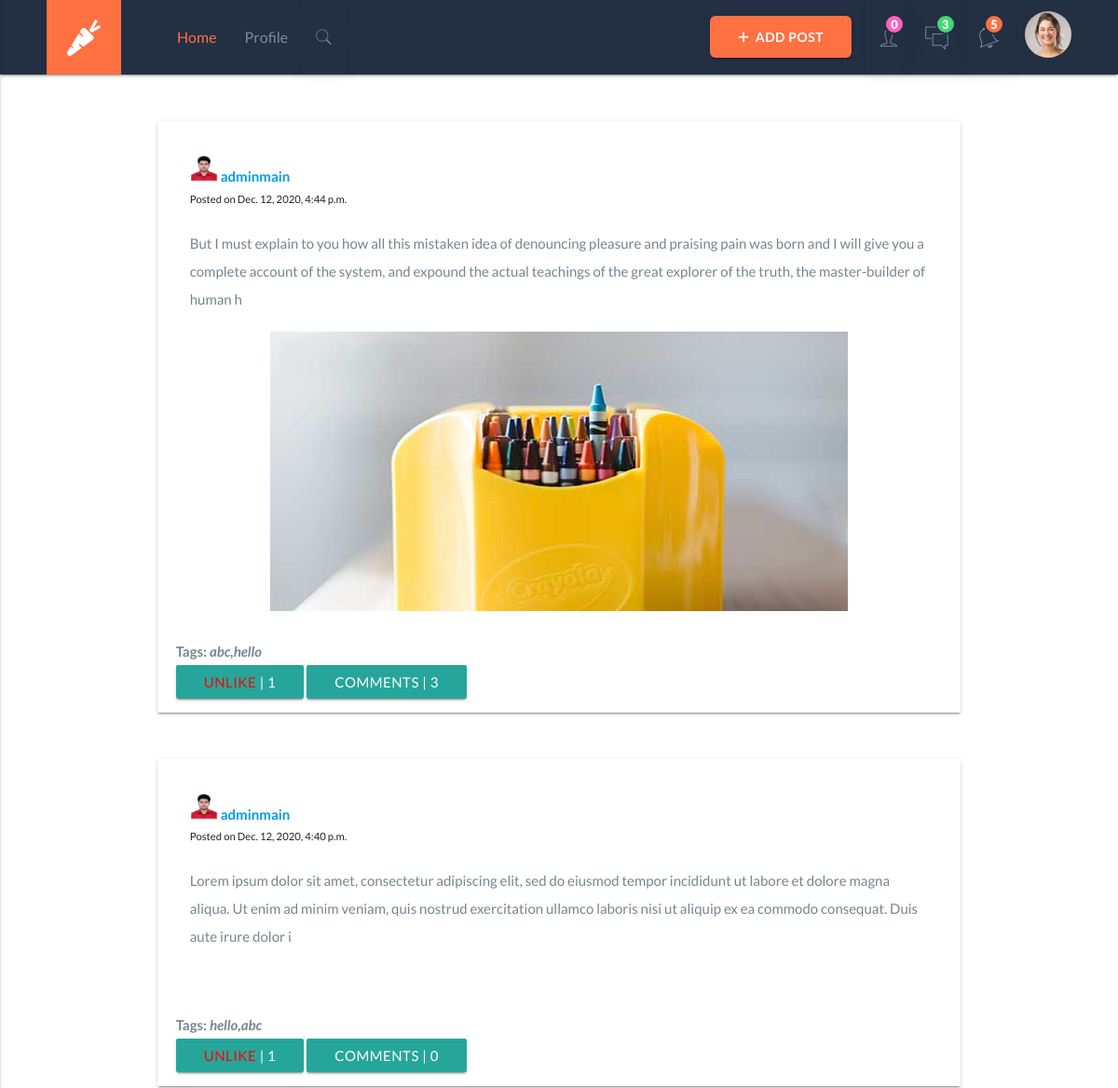
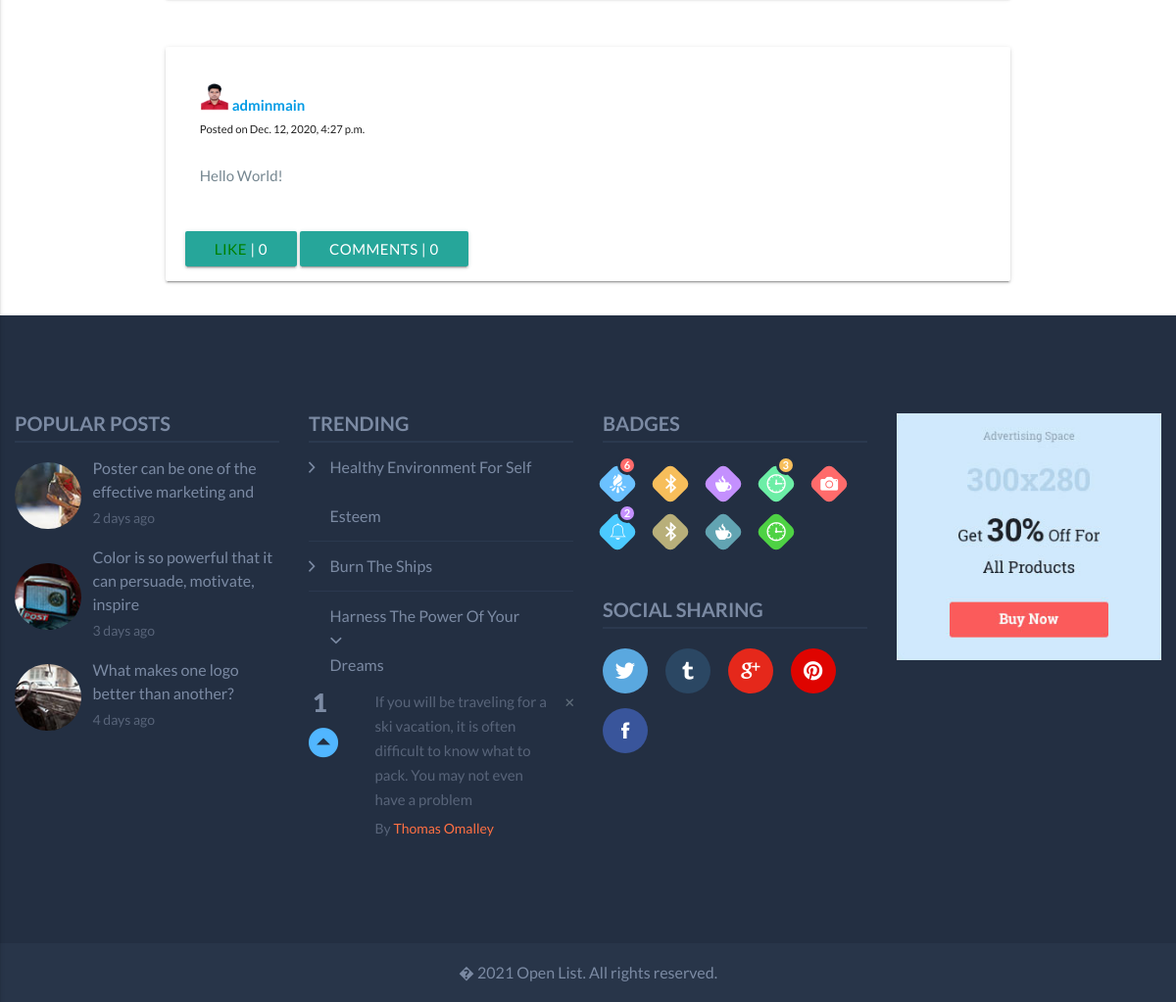
The page /user_posts/adminmain (signed in) on the database its author committed (2 pictures, top to bottom).
### users/models.py (models this page shows, shortened)
class Profile(models.Model):
	user = models.OneToOneField(User, on_delete=models.CASCADE)
	image = models.ImageField(default='default.png', upload_to='profile_pics')
	slug = AutoSlugField(populate_from='user')
	bio = models.CharField(max_length=255, blank=True)
	friends = models.ManyToManyField("Profile", blank=True)
	def get_absolute_url(self):
		return "/users/{}".format(self.slug)

### feed/models.py (models this page shows, shortened)
class Post(models.Model):
	description = models.CharField(max_length=255, blank=True)
	pic = models.ImageField(upload_to='path/to/img')
	date_posted = models.DateTimeField(default=timezone.now)
	user_name = models.ForeignKey(User, on_delete=models.CASCADE)
	tags = models.CharField(max_length=100, blank=True)

### feed/views.py (the view)
# urls.py: path('user_posts/<str:username>', UserPostListView.as_view(), name='user-posts'),
class UserPostListView(LoginRequiredMixin, ListView):
    model = Post
    template_name = 'feed/user_posts.html'
    context_object_name = 'posts'
    paginate_by = 10
    def get_context_data(self, **kwargs):
        context = super(UserPostListView, self).get_context_data(**kwargs)
        user = get_object_or_404(User, username=self.kwargs.get('username'))
        liked = [i for i in Post.objects.filter(user_name=user) if Like.objects.filter(user=self.request.user, post=i)]
        context['liked_post'] = liked
        return context
    def get_queryset(self):
        user = get_object_or_404(User, username=self.kwargs.get('username'))
        return Post.objects.filter(user_name=user).order_by('-date_posted')

### users/context_processor.py (called while the page is built)
def header_processor(request):
    date = datetime.datetime.now()
    friend_requests = None
    friend_request_count = 0
    user = None
    if request.user.is_authenticated:
        objects = FriendRequest.objects
        if objects is not None:
            friend_requests = objects.filter(to_user=request.user)
            friend_request_count = friend_requests.count()
        user = request.user
    return {
        'friend_requests': friend_requests,
        'fr_count': friend_request_count,
        'user': user,
        'date': date
    }

### feed/templates/feed/user_posts.html (shortened to what this page needs)
{% extends "feed/layout.html" %}
{% load static %}
{% block content %}
 	<div class="container">
	    <div class="row">
	      <div class="col-md-8">
	        {% for post in posts %}
	        <div class="card card-signin my-5">
	          <div class="card-body">
	          	<a href="{{ post.user_name.profile.get_absolute_url }}"><img src="{{ post.user_name.profile.image.url }}" class="rounded-circle" width="30" height="30" alt=""></a>
	          	<a class="text-dark" href="{{ post.user_name.profile.get_absolute_url }}"><b>{{ post.user_name }}</b></a>
	          	<br><small class="text-muted">Posted on {{ post.date_posted }}</small>
	          	<br><br>
	            <p class="card-text text-dark">{{ post.description }}</p>
	          </div>
	          <a href="{% url 'post-detail' post.id %}"><img class="card-img-top" src="{{ post.pic.url }}" alt=""></a>
	          {% if post.tags %}
	          <br><p class="text-danger ml-3"><b>Tags: <i>{{ post.tags }}</i></b></p>
	          {% endif %}
	          <div class="card-footer">
	          	<button class="btn btn-white mr-3 like" id="{{ post.id }}">
			        {% if post in liked_post %}
			            <a href="{% url 'post-like' %}" style="color:red;" id="likebtn{{ post.id }}"> Unlike</a> | {{post.likes.count}}
			        {% else %}
			            <a href="{% url 'post-like' %}" style="color:green;" id="likebtn{{ post.id }}"> Like</a> | {{post.likes.count}}
			        {% endif %}
			    </button>
	          	<a class="btn btn-outline-info" href="{% url 'post-detail' post.id %}">Comments | {{ post.details.count }}</a>
	          </div>
	        </div>
	        {% endfor %}
	  	   </div>
	    </div>
	</div>
{% endblock content %}

### feed/templates/feed/layout.html (shortened to what this page needs)
{% load static %}
<!DOCTYPE html>
<html lang="en">
<head>
    <link rel="stylesheet" href="{% static 'css/materialize.min.css' %}">
    <link rel="stylesheet" href="{% static 'vendors/tooltip/balloon.min.css' %}">
    <link rel="stylesheet" href="{% static 'vendors/ionicons/css/ionicons.min.css' %}">
    <link rel="stylesheet" href="{% static 'vendors/font-awesome/css/font-awesome.min.css' %}">
    <link rel="stylesheet" href="{% static 'vendors/calendar/dcalendar.picker.css' %}">
    <link rel="stylesheet" href="{% static 'vendors/check-button/jqflipswitch.default.style.css' %}">
    <link rel="stylesheet" href="{% static 'css/style.css' %}" media="all"/>
</head>
<body>
<nav class="header_area">
    <div class="custom_container">
        {% block navbar %}
            <div class="nav-wrapper">
                <a href="index.html" class="brand-logo"><img src="{% static 'images/logo.png' %}" alt=""></a>
                <ul class="left_menu hide-on-med-and-down">
                    <li><a href="{% url 'home' %}" class="active">Home</a></li>
                    {% if user.is_authenticated %}
                        <li><a href="{% url 'my_profile' %}">Profile</a></li>
                    {% else %}
                        <li><a href="{% url 'login' %}">Login</a></li>
                    {% endif %}
                    <li class="notifications search_sm"><a class="dropdown-button" href="#!" data-activates="dropdown5"><i
                            class="ion-ios-search"></i></a>
                    </li>
                </ul>
                <ul class="right right_menu hide-on-med-and-down">
                    {% if user.is_authenticated %}
                        <li><a href="#post_modal" class="waves-effect btn post_btn modal-trigger"><i
                                class="ion-plus"></i><span>Add Post</span></a></li>
                        <li class="notifications follow"><a class="dropdown-button" href="#!"
                                                            data-activates="dropdown4"><i
                                class="ion-ios-person-outline"></i><b class="n-number">{{ fr_count }}</b></a>
                        </li>
                        <li class="notifications messages"><a class="dropdown-button" href="#!"
                                                              data-activates="dropdown3"><i
                                class="ion-ios-chatboxes-outline"></i><b class="n-number">3</b></a>
                        </li>
                        <li class="notifications"><a class="dropdown-button" href="#!" data-activates="dropdown2"><i
                                class="ion-ios-bell-outline"></i><b class="n-number">5</b></a>
                        </li>
                        <li class="user_dropdown"><a class="dropdown-button" href="#!" data-activates="dropdown1"><img
                                src="{{ user.profile.image.url }}" style="max-width: 50px" alt="" class="circle p_2"></a>
                        </li>
                    {% endif %}
                </ul>
            </div>
        {% endblock %}
    </div>
</nav>
{% block content %}{% endblock content %}
<footer class="footer_area">
    <div class="footer_row row">
        <div class="col l3 m6 footer_col">
            <div class="popular_posts">
                <h3 class="categories_tittle">Popular Posts</h3>
                <div class="row valign-wrapper popular_item">
                    <div class="col s3 p_img">
                        <a href="#">
                            <img src="images/recent-post-1.jpg" alt="" class="circle responsive-img">
                        </a>
                    </div>
                    <div class="col s9 p_content">
                        <a href="#">Poster can be one of the <br> effective marketing and </a>
                        <span class="black_text">2 days ago</span>
                    </div>
                </div>
                <div class="row valign-wrapper popular_item">
                    <div class="col s3 p_img">
                        <a href="#">
                            <img src="images/recent-post-2.jpg" alt="" class="circle responsive-img">
                        </a>
                    </div>
                    <div class="col s9 p_content">
                        <a href="#">Color is so powerful that it can persuade, motivate, inspire</a>
                        <span class="black_text">3 days ago</span>
                    </div>
                </div>
                <div class="row valign-wrapper popular_item">
                    <div class="col s3 p_img">
                        <a href="#">
                            <img src="images/recent-post-3.jpg" alt="" class="circle responsive-img">
                        </a>
                    </div>
                    <div class="col s9 p_content">
                        <a href="#">What makes one logo better than another?</a>
                        <span class="black_text">4 days ago</span>
                    </div>
                </div>
            </div>
        </div>
        <div class="col l3 m6 footer_col footer_trending">
            <h3 class="categories_tittle">Trending</h3>
            <div class="trending_area">
                <ul class="collapsible trending_collaps" data-collapsible="accordion">
                    <li>
                        <div class="collapsible-header"><i class="ion-chevron-right"></i>Healthy Environment For Self
                            Esteem
                        </div>
                    </li>
                    <li>
                        <div class="collapsible-header"><i class="ion-chevron-right"></i>Burn The Ships</div>
                    </li>
                    <li>
                        <div class="collapsible-header active"><i class="ion-chevron-right"></i>Harness The Power Of
                            Your Dreams
                        </div>
                        <div class="collapsible-body">
                            <div class="row collaps_wrpper">
                                <div class="col s1 media_l">
                                    <b>1</b>
                                    <i class="ion-android-arrow-dropup-circle"></i>
                                </div>
                                <div class="col s11 media_b">
                                    <a href="#" class="close_btn"><i class="ion-close-round"></i></a>
                                    <p>If you will be traveling for a ski vacation, it is often difficult to know what
                                        to pack. You may not even have a problem</p>
                                    <h6>By <a href="#">Thomas Omalley</a></h6>
                                </div>
                            </div>
                        </div>
                    </li>
                </ul>
            </div>
        </div>
        <div class="col l3 m6 footer_col">
            <div class="badges">
                <h3 class="categories_tittle">Badges</h3>
                <ul class="badges_list">
                    <li><a href="#"><i class="ion-bonfire"></i><span>6</span></a></li>
                    <li><a href="#"><i class="ion-bluetooth"></i></a></li>
                    <li><a href="#"><i class="ion-coffee"></i></a></li>
                    <li><a href="#"><i class="ion-clock"></i> <span>3</span></a></li>
                    <li><a href="#"><i class="ion-camera"></i></a></li>
                    <li><a href="#"><i class="ion-ios-bell-outline"></i><span>2</span></a></li>
                    <li><a href="#"><i class="ion-bluetooth"></i></a></li>
                    <li><a href="#"><i class="ion-coffee"></i></a></li>
                    <li><a href="#"><i class="ion-clock"></i></a></li>
                </ul>
            </div>
            <div class="social_Sharing">
                <h3 class="categories_tittle">Social Sharing</h3>
                <ul class="social_icon">
                    <li><a href="#"><i class="ion-social-twitter"></i></a></li>
                    <li><a href="#" class="tumblr"><i class="ion-social-tumblr"></i></a></li>
                    <li><a href="#" class="googleplus"><i class="ion-social-googleplus"></i></a></li>
                    <li><a href="#" class="pinterest"><i class="ion-social-pinterest"></i></a></li>
                    <li><a href="#" class="facebook"><i class="ion-social-facebook"></i></a></li>
                </ul>
            </div>
        </div>
        <div class="col l3 m6 footer_col">
            <img src="images/advertis-3.jpg" alt="" class="responsive-img">
        </div>
    </div>
    <div class="copy_right">
        � {{ date | date:'Y' }} <a href="#">Open List</a>. All rights reserved.
    </div>
</footer>
</body>
</html>

### rows shown on the page
Post: user_name.profile.image (picture), user_name "adminmain", date_posted "Dec. 12, 2020, 4:44 p.m.", description "But I must explain to you how all this mistaken idea of denouncing pleasure and praising pain was born and I will give you a complete account of the system, and expound the actual teachings of the great explorer of the truth, the master-builder of human h", pic (picture), tags "abc,hello", likes.count "1", details.count "3"
Post: user_name.profile.image (picture), user_name "adminmain", date_posted "Dec. 12, 2020, 4:40 p.m.", description "Lorem ipsum dolor sit amet, consectetur adipiscing elit, sed do eiusmod tempor incididunt ut labore et dolore magna aliqua. Ut enim ad minim veniam, quis nostrud exercitation ullamco laboris nisi ut aliquip ex ea commodo consequat. Duis aute irure dolor i", tags "hello,abc", likes.count "1", details.count "0"
Post: user_name.profile.image (picture), user_name "adminmain", date_posted "Dec. 12, 2020, 4:27 p.m.", description "Hello World!", likes.count "0", details.count "0"

### other values the page prints
{{ fr_count }} "0"
{{ date | date:'Y' }} "2021"
